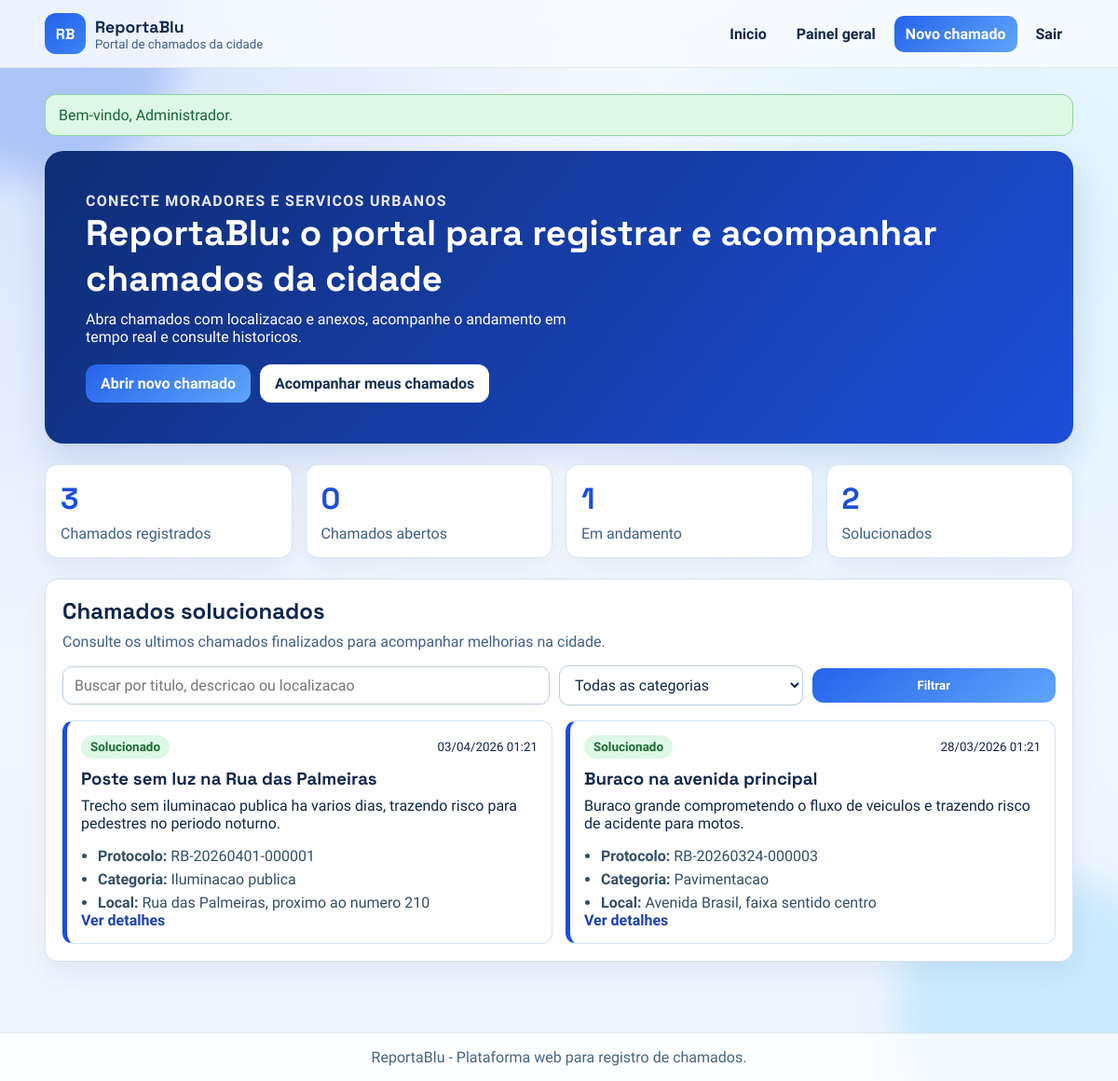
The page / (signed in) on the database its author committed.
### tables this page shows
CREATE TABLE IF NOT EXISTS tickets (
    id INT UNSIGNED AUTO_INCREMENT PRIMARY KEY,
    user_id INT UNSIGNED NOT NULL,
    category_id INT UNSIGNED NOT NULL,
    titulo VARCHAR(180) NOT NULL,
    descricao TEXT NOT NULL,
    localizacao VARCHAR(255) NOT NULL,
    status ENUM('aberto', 'em_andamento', 'solucionado', 'fechado') NOT NULL DEFAULT 'aberto',
    created_at TIMESTAMP NOT NULL DEFAULT CURRENT_TIMESTAMP,
    updated_at TIMESTAMP NOT NULL DEFAULT CURRENT_TIMESTAMP ON UPDATE CURRENT_TIMESTAMP,
    resolved_at DATETIME NULL,
    CONSTRAINT fk_tickets_user FOREIGN KEY (user_id) REFERENCES users(id) ON DELETE CASCADE,
    CONSTRAINT fk_tickets_category FOREIGN KEY (category_id) REFERENCES categories(id) ON DELETE RESTRICT,
    INDEX idx_tickets_status (status),
    INDEX idx_tickets_created_at (created_at)
);

CREATE TABLE IF NOT EXISTS ticket_protocols (
    id INT UNSIGNED AUTO_INCREMENT PRIMARY KEY,
    ticket_id INT UNSIGNED NOT NULL,
    protocol_code VARCHAR(40) NOT NULL UNIQUE,
    created_at TIMESTAMP NOT NULL DEFAULT CURRENT_TIMESTAMP,
    CONSTRAINT fk_ticket_protocols_ticket FOREIGN KEY (ticket_id) REFERENCES tickets(id) ON DELETE CASCADE,
    UNIQUE KEY uq_ticket_protocols_ticket (ticket_id)
);

CREATE TABLE IF NOT EXISTS categories (
    id INT UNSIGNED AUTO_INCREMENT PRIMARY KEY,
    nome VARCHAR(100) NOT NULL UNIQUE,
    created_at TIMESTAMP NOT NULL DEFAULT CURRENT_TIMESTAMP
);

### includes/auth.php (called while the page is built, shortened)
<?php
require_once __DIR__ . '/config.php';
require_once __DIR__ . '/helpers.php';
function isLoggedIn(): bool
{
    return isset($_SESSION['user']) && is_array($_SESSION['user']);
}

### includes/config.php (called while the page is built, shortened)
<?php
spl_autoload_register(static function (string $className): void {
    $prefix = 'ReportaBlu\\';
    $relativeClass = substr($className, strlen($prefix));
    $filePath = __DIR__ . '/src/' . str_replace('\\', '/', $relativeClass) . '.php';
});
function env(string $key, ?string $default = null): ?string
{
    $value = $_ENV[$key] ?? $_SERVER[$key] ?? getenv($key);
    if ($value === false || $value === null || $value === '') {
        return $default;
    }
    return (string) $value;
}
function db(): PDO
{
    static $pdo = null;
    $host = env('DB_HOST', '127.0.0.1');
    $port = env('DB_PORT', '3306');
    $dbName = env('DB_NAME', 'reportablu');
    $charset = env('DB_CHARSET', 'utf8mb4');
    $user = env('DB_USER', 'root');
    $pass = env('DB_PASS', '');
    $dsn = 'mysql:host=' . $host . ';port=' . $port . ';dbname=' . $dbName . ';charset=' . $charset;
    $options = [
        PDO::ATTR_ERRMODE => PDO::ERRMODE_EXCEPTION,
        PDO::ATTR_DEFAULT_FETCH_MODE => PDO::FETCH_ASSOC,
        PDO::ATTR_EMULATE_PREPARES => false,
    ];
    try {
        $pdo = new PDO($dsn, (string) $user, (string) $pass, $options);
    } catch (PDOException $exception) {
        http_response_code(500);
        exit('Erro ao conectar ao banco de dados. Verifique o arquivo .env e o SQL. Detalhe: ' . $exception->getMessage());
    }
    return $pdo;
}

### includes/src/Application/AppFactory.php (called while the page is built, shortened)
<?php
final class AppFactory
{
    public static function ticketFacade(PDO $pdo, string $projectRoot): TicketFacade
    {
        $categoryRepository = new PdoCategoryRepository($pdo);
        $ticketRepository = new PdoTicketRepository($pdo);
        $ticketHistoryRepository = new PdoTicketHistoryRepository($pdo);
        $ticketFileRepository = new PdoTicketFileRepository($pdo);
        $ticketProtocolRepository = new PdoTicketProtocolRepository($pdo);
        $ticketAssignmentRepository = new PdoTicketAssignmentRepository($pdo);
        $ticketResponseRepository = new PdoTicketResponseRepository($pdo);
        $transactionManager = new PdoTransactionManager($pdo);
        $validationStrategy = new DefaultUploadValidationStrategy();
        $attachmentStorage = new LocalAttachmentStorage(
            $projectRoot . '/uploads',
            'uploads/',
            $validationStrategy
        );
        $attachmentService = new AttachmentService($attachmentStorage);
        $creationService = new TicketCreationService(
            $categoryRepository,
            $ticketRepository,
            $ticketHistoryRepository,
            $ticketFileRepository,
            $ticketProtocolRepository,
            $transactionManager,
            $attachmentService,
            new TicketProtocolGenerator()
        );
        $queryService = new TicketQueryService(
            $categoryRepository,
            $ticketRepository,
            $ticketFileRepository,
            $ticketHistoryRepository,
            $ticketAssignmentRepository,
            $ticketResponseRepository
        );
        $workflowService = new TicketWorkflowService(
            $ticketRepository,
            $ticketHistoryRepository,
            $ticketAssignmentRepository,
            $ticketResponseRepository,
            $transactionManager
        );
        return new TicketFacade(
            $creationService,
            $queryService,
            $workflowService
        );
    }
}

### includes/src/Infrastructure/Repository/PdoCategoryRepository.php (called while the page is built, shortened)
<?php
final class PdoCategoryRepository extends BasePdoRepository implements CategoryRepositoryInterface
{
    public function all(): array
    {
        $statement = $this->pdo->query('SELECT id, nome FROM categories ORDER BY nome');
        return $statement->fetchAll() ?: [];
    }
}

### includes/src/Application/TicketQueryService.php (called while the page is built, shortened)
<?php
final class TicketQueryService
{
    public function homeData(array $filters): array
    {
        $normalizedFilters = [
            'search' => trim((string) ($filters['q'] ?? '')),
            'category_id' => (int) ($filters['categoria'] ?? 0),
        ];
        return [
            'categories' => $this->categoryRepository->all(),
            'stats' => $this->ticketReadRepository->fetchStats(null, true),
            'solved_tickets' => $this->ticketReadRepository->fetchPublicSolved($normalizedFilters, 12),
        ];
    }
}

### includes/src/Application/TicketFacade.php (called while the page is built, shortened)
<?php
final class TicketFacade
{
    public function homeData(array $filters): array
    {
        return $this->ticketQueryService->homeData($filters);
    }
}

### includes/src/Infrastructure/Repository/PdoTicketRepository.php (called while the page is built, shortened)
<?php
final class PdoTicketRepository extends BasePdoRepository implements TicketReadRepositoryInterface, TicketWriteRepositoryInterface
{
    public function fetchPublicSolved(array $filters, int $limit = 12): array
    {
        $search = trim((string) ($filters['search'] ?? ''));
        $categoryId = (int) ($filters['category_id'] ?? 0);
        $hasProtocolTable = $this->tableExists('ticket_protocols');
        $protocolSelect = $hasProtocolTable ? 'tp.protocol_code' : 'NULL AS protocol_code';
        $protocolJoin = $hasProtocolTable ? 'LEFT JOIN ticket_protocols tp ON tp.ticket_id = t.id' : '';
        $sql = "SELECT
                    t.id,
                    t.titulo,
                    t.descricao,
                    t.localizacao,
                    t.resolved_at,
                    c.nome AS categoria,
                    {$protocolSelect}
                FROM tickets t
                INNER JOIN categories c ON c.id = t.category_id
                {$protocolJoin}
                WHERE t.status = :status";
        $params = [
            'status' => TicketStatus::SOLVED,
        ];
        $sql .= ' ORDER BY t.resolved_at DESC, t.updated_at DESC LIMIT :limit';
        $statement = $this->pdo->prepare($sql);
        foreach ($params as $key => $value) {
            $statement->bindValue(
                ':' . $key,
                $value,
                is_int($value) ? PDO::PARAM_INT : PDO::PARAM_STR
            );
        }
        $statement->bindValue(':limit', $limit, PDO::PARAM_INT);
        $statement->execute();
        return $statement->fetchAll() ?: [];
    }
    public function fetchStats(?int $userId, bool $isAdmin): array
    {
        $sql = "SELECT
                    COUNT(*) AS total,
                    SUM(CASE WHEN status = 'aberto' THEN 1 ELSE 0 END) AS abertos,
                    SUM(CASE WHEN status = 'em_andamento' THEN 1 ELSE 0 END) AS em_andamento,
                    SUM(CASE WHEN status = 'solucionado' THEN 1 ELSE 0 END) AS solucionados,
                    SUM(CASE WHEN status = 'fechado' THEN 1 ELSE 0 END) AS fechados
                FROM tickets";
        $params = [];
        $statement = $this->pdo->prepare($sql);
        $statement->execute($params);
        return $statement->fetch() ?: [];
    }
}

### includes/src/Infrastructure/Repository/BasePdoRepository.php (called while the page is built, shortened)
<?php
abstract class BasePdoRepository
{
    protected function tableExists(string $tableName): bool
    {
        $cacheKey = spl_object_id($this->pdo) . ':' . $tableName;
        $exists = false;
        try {
            $statement = $this->pdo->prepare(
                'SELECT 1
                 FROM information_schema.tables
                 WHERE table_schema = DATABASE() AND table_name = :table_name
                 LIMIT 1'
            );
            $statement->execute(['table_name' => $tableName]);
            $exists = $statement->fetchColumn() !== false;
        } catch (Throwable $exception) {
            $exists = false;
        }
        return $exists;
    }
}

### includes/helpers.php (called while the page is built, shortened)
<?php
function h(?string $value): string
{
    return htmlspecialchars((string) $value, ENT_QUOTES, 'UTF-8');
}

### index.php (the view, shortened to what this page needs)
<?php
require_once __DIR__ . '/includes/layout.php';
$ticketFacade = \ReportaBlu\Application\AppFactory::ticketFacade(db(), __DIR__);
$search = trim((string) ($_GET['q'] ?? ''));
$homeData = $ticketFacade->homeData($_GET);
$stats = $homeData['stats'] ?? [];
$solvedTickets = $homeData['solved_tickets'] ?? [];
?>
<section class="hero">
    <div class="hero-copy">
        <p class="kicker">Conecte moradores e servicos urbanos</p>
        <h1>ReportaBlu: o portal para registrar e acompanhar chamados da cidade</h1>
        <p>
            Abra chamados com localizacao e anexos, acompanhe o andamento em tempo real e consulte historicos.
        </p>
        <div class="hero-cta">
            <?php if (isLoggedIn()): ?>
                <a class="btn btn-primary" href="new_ticket.php">Abrir novo chamado</a>
                <a class="btn btn-secondary" href="dashboard.php">Acompanhar meus chamados</a>
            <?php else: ?>
                <a class="btn btn-primary" href="register.php">Criar conta</a>
                <a class="btn btn-secondary" href="login.php">Entrar no portal</a>
            <?php endif; ?>
        </div>
    </div>
</section>
<section class="stats-grid">
    <article class="stat-card">
        <h2><?= (int) ($stats['total'] ?? 0) ?></h2>
        <p>Chamados registrados</p>
    </article>
    <article class="stat-card">
        <h2><?= (int) ($stats['abertos'] ?? 0) ?></h2>
        <p>Chamados abertos</p>
    </article>
    <article class="stat-card">
        <h2><?= (int) ($stats['em_andamento'] ?? 0) ?></h2>
        <p>Em andamento</p>
    </article>
    <article class="stat-card">
        <h2><?= (int) ($stats['solucionados'] ?? 0) ?></h2>
        <p>Solucionados</p>
    </article>
</section>
<section class="panel">
    <div class="section-head">
        <h2>Chamados solucionados</h2>
        <p>Consulte os ultimos chamados finalizados para acompanhar melhorias na cidade.</p>
    </div>
    <form class="filter-form" method="get" action="index.php">
        <input
            type="text"
            name="q"
            placeholder="Buscar por titulo, descricao ou localizacao"
            value="<?= h($search) ?>"
        >
        <select name="categoria">
            <option value="0">Todas as categorias</option>
        </select>
        <button class="btn btn-primary" type="submit">Filtrar</button>
    </form>
    <div class="ticket-grid">
        <?php foreach ($solvedTickets as $ticket): ?>
            <article class="ticket-card solved-card">
                <div class="card-top">
                    <span class="status-badge status-solucionado">Solucionado</span>
                    <small><?= formatDateTime((string) $ticket['resolved_at']) ?></small>
                </div>
                <h3><?= h((string) $ticket['titulo']) ?></h3>
                <p><?= h((string) $ticket['descricao']) ?></p>
                <ul class="meta-list">
                    <li><strong>Protocolo:</strong> <?= h((string) ($ticket['protocol_code'] ?? '-')) ?></li>
                    <li><strong>Categoria:</strong> <?= h((string) $ticket['categoria']) ?></li>
                    <li><strong>Local:</strong> <?= h((string) $ticket['localizacao']) ?></li>
                </ul>
                <a class="card-link" href="ticket_detail.php?id=<?= (int) $ticket['id'] ?>">Ver detalhes</a>
            </article>
        <?php endforeach; ?>
    </div>
</section>

### rows shown on the page
tickets: resolved_at "03/04/2026 01:21", titulo "Poste sem luz na Rua das Palmeiras", descricao "Trecho sem iluminacao publica ha varios dias, trazendo risco para pedestres no periodo noturno.", ticket_protocols.protocol_code "RB-20260401-000001", category.nome "Iluminacao publica", localizacao "Rua das Palmeiras, proximo ao numero 210"
tickets: resolved_at "28/03/2026 01:21", titulo "Buraco na avenida principal", descricao "Buraco grande comprometendo o fluxo de veiculos e trazendo risco de acidente para motos.", ticket_protocols.protocol_code "RB-20260324-000003", category.nome "Pavimentacao", localizacao "Avenida Brasil, faixa sentido centro"

### other values the page prints
$appName "ReportaBlu"
$flash['message'] "Bem-vindo, Administrador."
$stats['total'] "3"
$stats['abertos'] "0"
$stats['em_andamento'] "1"
$stats['solucionados'] "2"
